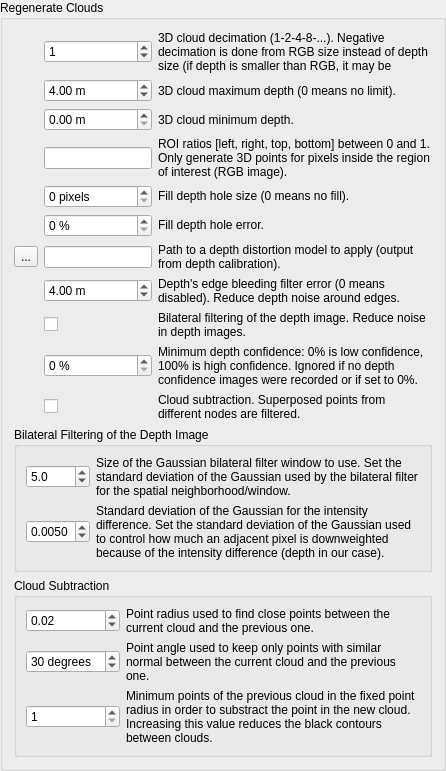
        <widget class="QGroupBox" name="groupBox_regenerate">
         <property name="title">
          <string>Regenerate Clouds</string>
         </property>
         <property name="checkable">
          <bool>false</bool>
         </property>
         <layout class="QVBoxLayout" name="verticalLayout_14">
          <item>
           <layout class="QGridLayout" name="gridLayout" columnstretch="0,0,1">
            <item row="3" column="1">
             <widget class="QLineEdit" name="lineEdit_roiRatios"/>
            </item>
            <item row="2" column="2">
             <widget class="QLabel" name="label_133">
              <property name="text">
               <string>3D cloud minimum depth.</string>
              </property>
              <property name="wordWrap">
               <bool>true</bool>
              </property>
             </widget>
            </item>
            <item row="5" column="1">
             <widget class="QSpinBox" name="spinBox_fillDepthHolesError">
              <property name="suffix">
               <string> %</string>
              </property>
             </widget>
            </item>
            <item row="6" column="2">
             <widget class="QLabel" name="label_134">
              <property name="text">
               <string>Path to a depth distortion model to apply (output from depth calibration).</string>
              </property>
              <property name="wordWrap">
               <bool>true</bool>
              </property>
             </widget>
            </item>
            <item row="4" column="1">
             <widget class="QSpinBox" name="spinBox_fillDepthHoles">
              <property name="suffix">
               <string> pixels</string>
              </property>
             </widget>
            </item>
            <item row="1" column="1">
             <widget class="QDoubleSpinBox" name="doubleSpinBox_maxDepth">
              <property name="suffix">
               <string> m</string>
              </property>
              <property name="decimals">
               <number>2</number>
              </property>
              <property name="maximum">
               <double>100.000000000000000</double>
              </property>
              <property name="singleStep">
               <double>0.100000000000000</double>
              </property>
              <property name="value">
               <double>4.000000000000000</double>
              </property>
             </widget>
            </item>
            <item row="3" column="2">
             <widget class="QLabel" name="label_135">
              <property name="text">
               <string>ROI ratios [left, right, top, bottom] between 0 and 1. Only generate 3D points for pixels inside the region of interest (RGB image).</string>
              </property>
              <property name="wordWrap">
               <bool>true</bool>
              </property>
             </widget>
            </item>
            <item row="6" column="1">
             <widget class="QLineEdit" name="lineEdit_distortionModel"/>
            </item>
            <item row="2" column="1">
             <widget class="QDoubleSpinBox" name="doubleSpinBox_minDepth">
              <property name="suffix">
               <string> m</string>
              </property>
              <property name="decimals">
               <number>2</number>
              </property>
              <property name="maximum">
               <double>100.000000000000000</double>
              </property>
              <property name="singleStep">
               <double>0.100000000000000</double>
              </property>
              <property name="value">
               <double>0.000000000000000</double>
              </property>
             </widget>
            </item>
            <item row="0" column="2">
             <widget class="QLabel" name="label_108">
              <property name="text">
               <string>3D cloud decimation (1-2-4-8-...). Negative decimation is done from RGB size instead of depth size (if depth is smaller than RGB, it may be interpolated depending of the decimation value).</string>
              </property>
              <property name="wordWrap">
               <bool>true</bool>
              </property>
             </widget>
            </item>
            <item row="1" column="2">
             <widget class="QLabel" name="label_132">
              <property name="text">
               <string>3D cloud maximum depth (0 means no limit).</string>
              </property>
              <property name="wordWrap">
               <bool>true</bool>
              </property>
             </widget>
            </item>
            <item row="0" column="1">
             <widget class="QSpinBox" name="spinBox_decimation">
              <property name="minimum">
               <number>-32</number>
              </property>
              <property name="maximum">
               <number>32</number>
              </property>
              <property name="value">
               <number>1</number>
              </property>
             </widget>
            </item>
            <item row="6" column="0">
             <widget class="QToolButton" name="toolButton_distortionModel">
              <property name="text">
               <string>...</string>
              </property>
             </widget>
            </item>
            <item row="10" column="2">
             <widget class="QLabel" name="label_137">
              <property name="text">
               <string>Cloud subtraction. Superposed points from different nodes are filtered.</string>
              </property>
              <property name="wordWrap">
               <bool>true</bool>
              </property>
             </widget>
            </item>
            <item row="5" column="2">
             <widget class="QLabel" name="label_198">
              <property name="text">
               <string>Fill depth hole error.</string>
              </property>
              <property name="wordWrap">
               <bool>true</bool>
              </property>
              <property name="textInteractionFlags">
               <set>Qt::LinksAccessibleByMouse|Qt::TextSelectableByMouse</set>
              </property>
             </widget>
            </item>
            <item row="10" column="1">
             <widget class="QCheckBox" name="checkBox_subtraction">
              <property name="text">
               <string/>
              </property>
             </widget>
            </item>
            <item row="8" column="1">
             <widget class="QCheckBox" name="checkBox_bilateral">
              <property name="text">
               <string/>
              </property>
             </widget>
            </item>
            <item row="4" column="2">
             <widget class="QLabel" name="label_197">
              <property name="text">
               <string>Fill depth hole size (0 means no fill).</string>
              </property>
              <property name="wordWrap">
               <bool>true</bool>
              </property>
              <property name="textInteractionFlags">
               <set>Qt::LinksAccessibleByMouse|Qt::TextSelectableByMouse</set>
              </property>
             </widget>
            </item>
            <item row="8" column="2">
             <widget class="QLabel" name="label_136">
              <property name="text">
               <string>Bilateral filtering of the depth image. Reduce noise in depth images.</string>
              </property>
              <property name="wordWrap">
               <bool>true</bool>
              </property>
             </widget>
            </item>
            <item row="7" column="2">
             <widget class="QLabel" name="label_147">
              <property name="text">
               <string>Depth's edge bleeding filter error (0 means disabled). Reduce depth noise around edges.</string>
              </property>
              <property name="wordWrap">
               <bool>true</bool>
              </property>
             </widget>
            </item>
            <item row="7" column="1">
             <widget class="QDoubleSpinBox" name="doubleSpinBox_depthEdgeFiltering">
              <property name="suffix">
               <string> m</string>
              </property>
              <property name="decimals">
               <number>2</number>
              </property>
              <property name="maximum">
               <double>100.000000000000000</double>
              </property>
              <property name="singleStep">
               <double>0.100000000000000</double>
              </property>
              <property name="value">
               <double>4.000000000000000</double>
              </property>
             </widget>
            </item>
            <item row="9" column="2">
             <widget class="QLabel" name="label_149">
              <property name="text">
               <string>Minimum depth confidence: 0% is low confidence, 100% is high confidence. Ignored if no depth confidence images were recorded or if set to 0%.</string>
              </property>
              <property name="wordWrap">
               <bool>true</bool>
              </property>
             </widget>
            </item>
            <item row="9" column="1">
             <widget class="QSpinBox" name="spinBox_depthConfidence">
              <property name="suffix">
               <string> %</string>
              </property>
              <property name="maximum">
               <number>100</number>
              </property>
             </widget>
            </item>
           </layout>
          </item>
          <item>
           <widget class="QGroupBox" name="groupBox_bilateral">
            <property name="title">
             <string>Bilateral Filtering of the Depth Image</string>
            </property>
            <property name="checkable">
             <bool>false</bool>
            </property>
            <layout class="QGridLayout" name="gridLayout_13" columnstretch="0,1">
             <item row="1" column="0">
              <widget class="QDoubleSpinBox" name="doubleSpinBox_bilateral_sigmaR">
               <property name="suffix">
                <string/>
               </property>
               <property name="decimals">
                <number>4</number>
               </property>
               <property name="minimum">
                <double>0.000100000000000</double>
               </property>
               <property name="maximum">
                <double>1.000000000000000</double>
               </property>
               <property name="singleStep">
                <double>0.001000000000000</double>
               </property>
               <property name="value">
                <double>0.005000000000000</double>
               </property>
              </widget>
             </item>
             <item row="1" column="1">
              <widget class="QLabel" name="label_194">
               <property name="text">
                <string>Standard deviation of the Gaussian for the intensity difference. Set the standard deviation of the Gaussian used to control how much an adjacent pixel is downweighted because of the intensity difference (depth in our case).</string>
               </property>
               <property name="wordWrap">
                <bool>true</bool>
               </property>
               <property name="textInteractionFlags">
                <set>Qt::LinksAccessibleByMouse|Qt::TextSelectableByMouse</set>
               </property>
              </widget>
             </item>
             <item row="0" column="0">
              <widget class="QDoubleSpinBox" name="doubleSpinBox_bilateral_sigmaS">
               <property name="suffix">
                <string/>
               </property>
               <property name="decimals">
                <number>1</number>
               </property>
               <property name="minimum">
                <double>0.100000000000000</double>
               </property>
               <property name="maximum">
                <double>100.000000000000000</double>
               </property>
               <property name="singleStep">
                <double>1.000000000000000</double>
               </property>
               <property name="value">
                <double>5.000000000000000</double>
               </property>
              </widget>
             </item>
             <item row="0" column="1">
              <widget class="QLabel" name="label_195">
               <property name="text">
                <string>Size of the Gaussian bilateral filter window to use. Set the standard deviation of the Gaussian used by the bilateral filter for the spatial neighborhood/window.</string>
               </property>
               <property name="wordWrap">
                <bool>true</bool>
               </property>
               <property name="textInteractionFlags">
                <set>Qt::LinksAccessibleByMouse|Qt::TextSelectableByMouse</set>
               </property>
              </widget>
             </item>
            </layout>
           </widget>
          </item>
          <item>
           <widget class="QGroupBox" name="groupBox_subtraction">
            <property name="title">
             <string>Cloud Subtraction</string>
            </property>
            <property name="checkable">
             <bool>false</bool>
            </property>
            <layout class="QGridLayout" name="gridLayout_11" columnstretch="0,1">
             <item row="2" column="1">
              <widget class="QLabel" name="label_174">
               <property name="text">
                <string>Minimum points of the previous cloud in the fixed point radius in order to substract the point in the new cloud. Increasing this value reduces the black contours between clouds.</string>
               </property>
               <property name="wordWrap">
                <bool>true</bool>
               </property>
               <property name="textInteractionFlags">
                <set>Qt::LinksAccessibleByMouse|Qt::TextSelectableByMouse</set>
               </property>
              </widget>
             </item>
             <item row="1" column="1">
              <widget class="QLabel" name="label_193">
               <property name="text">
                <string>Point angle used to keep only points with similar normal between the current cloud and the previous one.</string>
               </property>
               <property name="wordWrap">
                <bool>true</bool>
               </property>
               <property name="textInteractionFlags">
                <set>Qt::LinksAccessibleByMouse|Qt::TextSelectableByMouse</set>
               </property>
              </widget>
             </item>
             <item row="0" column="0">
              <widget class="QDoubleSpinBox" name="doubleSpinBox_subtractPointFilteringRadius">
               <property name="suffix">
                <string/>
               </property>
               <property name="minimum">
                <double>0.010000000000000</double>
               </property>
               <property name="maximum">
                <double>1.000000000000000</double>
               </property>
               <property name="singleStep">
                <double>0.010000000000000</double>
               </property>
               <property name="value">
                <double>0.020000000000000</double>
               </property>
              </widget>
             </item>
             <item row="0" column="1">
              <widget class="QLabel" name="label_192">
               <property name="text">
                <string>Point radius used to find close points between the current cloud and the previous one.</string>
               </property>
               <property name="wordWrap">
                <bool>true</bool>
               </property>
               <property name="textInteractionFlags">
                <set>Qt::LinksAccessibleByMouse|Qt::TextSelectableByMouse</set>
               </property>
              </widget>
             </item>
             <item row="2" column="0">
              <widget class="QSpinBox" name="spinBox_subtractFilteringMinPts">
               <property name="minimum">
                <number>1</number>
               </property>
              </widget>
             </item>
             <item row="1" column="0">
              <widget class="QDoubleSpinBox" name="doubleSpinBox_subtractPointFilteringAngle">
               <property name="suffix">
                <string> degrees</string>
               </property>
               <property name="decimals">
                <number>0</number>
               </property>
               <property name="maximum">
                <double>180.000000000000000</double>
               </property>
               <property name="value">
                <double>30.000000000000000</double>
               </property>
              </widget>
             </item>
            </layout>
           </widget>
          </item>
         </layout>
        </widget>
